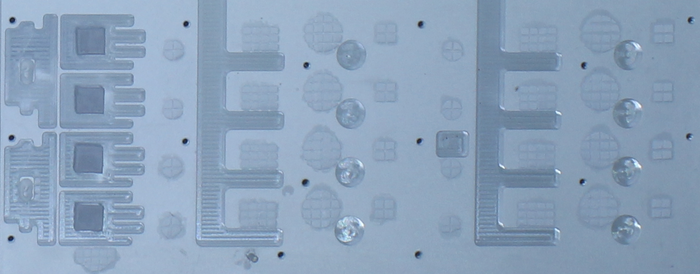
#> input picture THERMAL_GAL_NAVI_0_PASS.png, 700 x 274 px, shrunk from 1263 x 494 before the run
$ python main.py
#> lines starting #> are read from the running program, lines starting #| are printed output that depends on the picture; after the words box and inside, x2 and y2 are one past the last pixel; in counts of white or black regions, pixels touching at a corner belong together
import os
import cv2
import numpy as np
from matplotlib import pyplot as plt


def listdir_fullpath(d):
    return [os.path.join(d, f) for f in os.listdir(d)]

def template_matching(image, templates):

    img_gray = cv2.cvtColor(image, cv2.COLOR_BGR2GRAY)

    for template in templates :
        templ = cv2.imread(template, 0)
        w, h = templ.shape[::-1]

        res = cv2.matchTemplate(img_gray, templ, cv2.TM_CCOEFF_NORMED)
        threshold = 0.8
        loc = np.where( res >= threshold)
        for pt in zip(*loc[::-1]):
            cv2.rectangle(image, pt, (pt[0] + w, pt[1] + h), (0,255,0), 2)

    return image

_dir = os.path.join(os.getcwd(), 'templates')

templates = listdir_fullpath(_dir)
img1 = cv2.imread(os.path.join(os.getcwd(), 'THERMAL_GAL_NAVI_0_PASS.png'))
#> img1 is the input picture: shape (274, 700, 3); mean B, G, R 186.9, 162, 139.4
img2 = cv2.imread(os.path.join(os.getcwd(), 'THERMAL_GAL_NAVI_0_FAIL.png'))
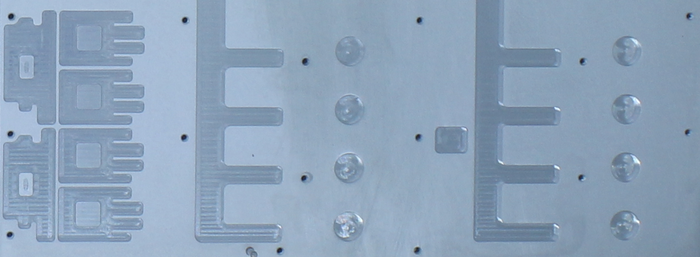
#> input picture THERMAL_GAL_NAVI_0_FAIL.png, 700 x 257 px, shrunk from 1262 x 464 before the run
#> img2 is the input picture: shape (257, 700, 3); mean B, G, R 186.5, 163.3, 141.3
img3 = cv2.imread(os.path.join(os.getcwd(), 'heatsink.png'))
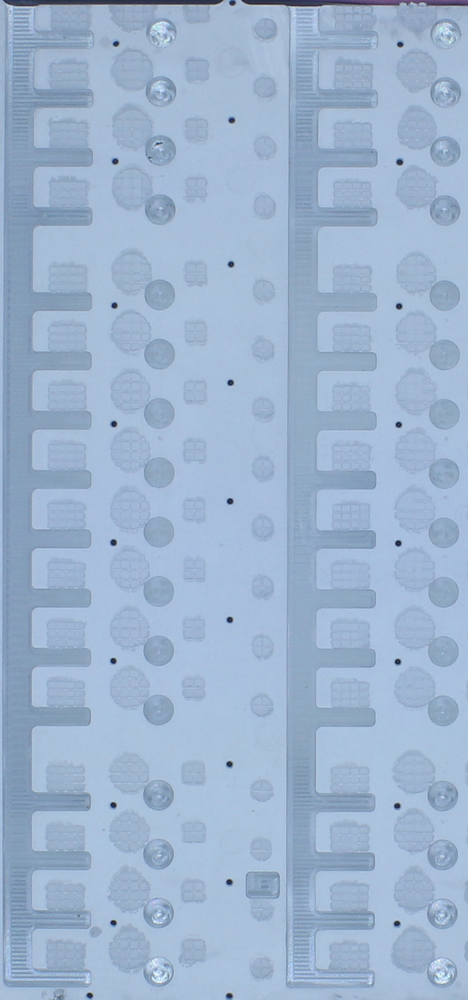
#> input picture heatsink.png, 468 x 1000 px, shrunk from 843 x 1803 before the run
#> img3 is the input picture: shape (1000, 468, 3); mean B, G, R 206.9, 179.8, 157.1

cv2.imwrite('res_img1.png', template_matching(img1, templates))
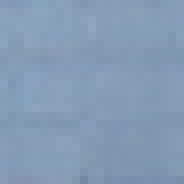
#> input picture templates/THERMAL_GAL_NAVI_0_TP10_20190107_115430.png, 23 x 23 px, shrunk from 42 x 42 before the run (shown 8 times larger)
#> in template_matching, `res = cv2.matchTemplate(img_gray, templ, cv2.TM_CCOEFF_NORMED)`:
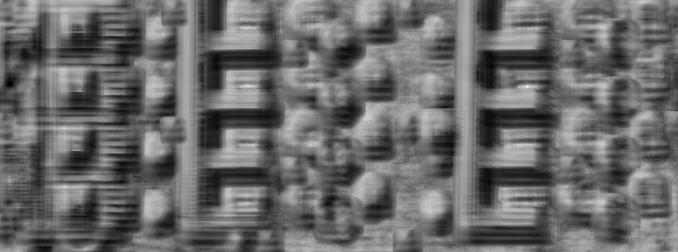
#> res: shape (252, 678) float32; min -0.595, max 0.952, mean 0.05; drawn with min black and max white
#> in template_matching, `loc = np.where( res >= threshold)`: loc = ([86, 86], [526, 527])
#> the loop in template_matching, `for pt in zip(*loc[::-1]):` made 2 passes
#> pt on passes 1 to 2: (526, 86), (527, 86)
#> after the loop in template_matching, `for pt in zip(*loc[::-1]):`:
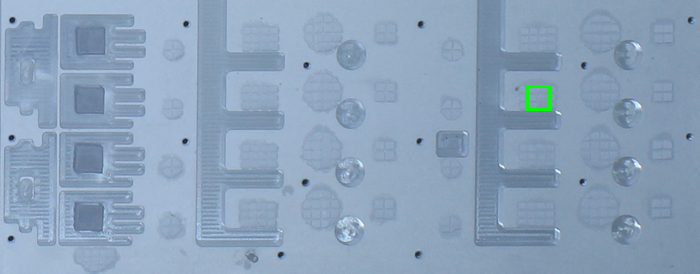
#> image: shape (274, 700, 3); 0.17% of pixels changed, all inside (x1, y1, x2, y2) = (525, 85, 552, 111)
cv2.imwrite('res_img2.png', template_matching(img2, templates))
#> in template_matching (call 2), `res = cv2.matchTemplate(img_gray, templ, cv2.TM_CCOEFF_NORMED)`:
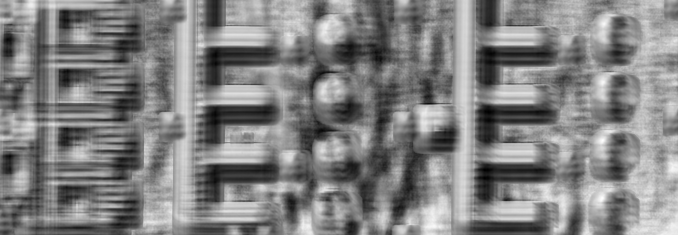
#> res: shape (235, 678) float32; min -0.605, max 0.645, mean 0.0326; drawn with min black and max white
#> in template_matching (call 2), `loc = np.where( res >= threshold)`: loc = (empty array, empty array)
cv2.imwrite('res_img3.png', template_matching(img3, templates))
#> in template_matching (call 3), `res = cv2.matchTemplate(img_gray, templ, cv2.TM_CCOEFF_NORMED)`:
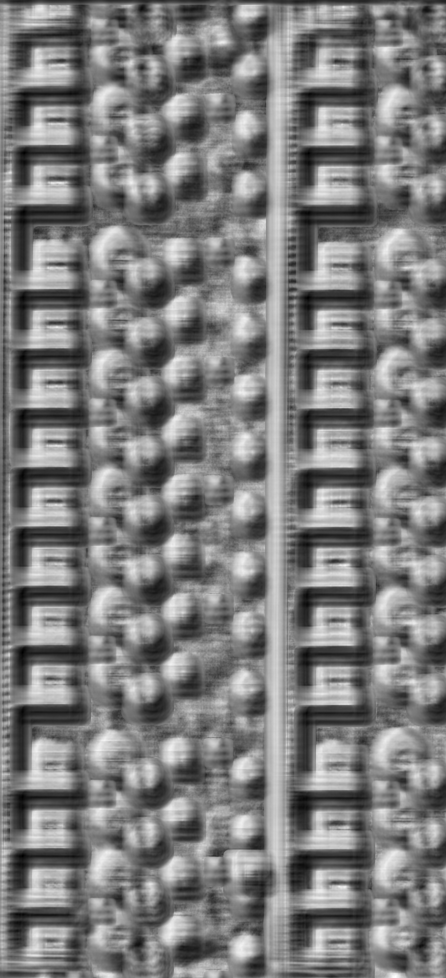
#> res: shape (978, 446) float32; min -0.637, max 0.674, mean 0.00617; drawn with min black and max white
